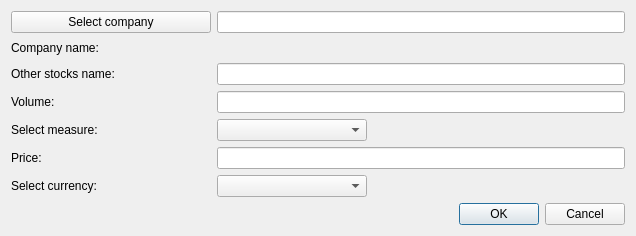
<?xml version="1.0" encoding="UTF-8"?>
<ui version="4.0">
 <class>CreateOtherStocks</class>
 <widget class="QDialog" name="CreateOtherStocks">
  <property name="geometry">
   <rect>
    <x>0</x>
    <y>0</y>
    <width>636</width>
    <height>232</height>
   </rect>
  </property>
  <property name="sizePolicy">
   <sizepolicy hsizetype="Fixed" vsizetype="Fixed">
    <horstretch>0</horstretch>
    <verstretch>0</verstretch>
   </sizepolicy>
  </property>
  <property name="windowTitle">
   <string>Create/Update other stocks</string>
  </property>
  <property name="locale">
   <locale language="English" country="UnitedStates"/>
  </property>
  <property name="modal">
   <bool>false</bool>
  </property>
  <layout class="QGridLayout" name="gridLayout">
   <property name="leftMargin">
    <number>11</number>
   </property>
   <property name="topMargin">
    <number>11</number>
   </property>
   <property name="rightMargin">
    <number>11</number>
   </property>
   <property name="bottomMargin">
    <number>11</number>
   </property>
   <item row="6" column="1">
    <widget class="QComboBox" name="currencyCmb">
     <property name="maximumSize">
      <size>
       <width>150</width>
       <height>16777215</height>
      </size>
     </property>
    </widget>
   </item>
   <item row="5" column="0">
    <widget class="QLabel" name="priceLb">
     <property name="text">
      <string>Price:</string>
     </property>
    </widget>
   </item>
   <item row="3" column="1">
    <widget class="QLineEdit" name="volumeEdit">
     <property name="toolTip">
      <string>&lt;html&gt;&lt;head/&gt;&lt;body&gt;&lt;p&gt;For example: 1 (depending on measure, in that case = 1 liter)&lt;/p&gt;&lt;/body&gt;&lt;/html&gt;</string>
     </property>
    </widget>
   </item>
   <item row="6" column="0">
    <widget class="QLabel" name="currencyLb">
     <property name="text">
      <string>Select currency:</string>
     </property>
    </widget>
   </item>
   <item row="7" column="0" colspan="2">
    <layout class="QHBoxLayout" name="horizontalLayout_2">
     <item>
      <spacer name="horizontalSpacer">
       <property name="orientation">
        <enum>Qt::Horizontal</enum>
       </property>
       <property name="sizeHint" stdset="0">
        <size>
         <width>40</width>
         <height>20</height>
        </size>
       </property>
      </spacer>
     </item>
     <item>
      <widget class="QPushButton" name="okBtn">
       <property name="text">
        <string>OK</string>
       </property>
      </widget>
     </item>
     <item>
      <widget class="QPushButton" name="cancelBtn">
       <property name="text">
        <string>Cancel</string>
       </property>
      </widget>
     </item>
    </layout>
   </item>
   <item row="4" column="1">
    <widget class="QComboBox" name="measureCmb">
     <property name="maximumSize">
      <size>
       <width>150</width>
       <height>16777215</height>
      </size>
     </property>
    </widget>
   </item>
   <item row="0" column="0">
    <widget class="QPushButton" name="companyBtn">
     <property name="minimumSize">
      <size>
       <width>200</width>
       <height>0</height>
      </size>
     </property>
     <property name="text">
      <string>Select company</string>
     </property>
    </widget>
   </item>
   <item row="0" column="1">
    <widget class="QLineEdit" name="companyEdit">
     <property name="readOnly">
      <bool>true</bool>
     </property>
    </widget>
   </item>
   <item row="3" column="0">
    <widget class="QLabel" name="volumeLb">
     <property name="text">
      <string>Volume:</string>
     </property>
    </widget>
   </item>
   <item row="2" column="1">
    <widget class="QLineEdit" name="nameEdit">
     <property name="toolTip">
      <string>&lt;html&gt;&lt;head/&gt;&lt;body&gt;&lt;p&gt;For example: Milk&lt;/p&gt;&lt;/body&gt;&lt;/html&gt;</string>
     </property>
    </widget>
   </item>
   <item row="1" column="0">
    <widget class="QLabel" name="companyNameLb">
     <property name="text">
      <string>Company name:</string>
     </property>
    </widget>
   </item>
   <item row="4" column="0">
    <widget class="QLabel" name="measureLb">
     <property name="text">
      <string>Select measure:</string>
     </property>
    </widget>
   </item>
   <item row="1" column="1">
    <widget class="QLabel" name="companyNamePh">
     <property name="font">
      <font>
       <family>Times New Roman</family>
       <pointsize>12</pointsize>
       <weight>75</weight>
       <italic>true</italic>
       <bold>true</bold>
      </font>
     </property>
     <property name="text">
      <string/>
     </property>
    </widget>
   </item>
   <item row="2" column="0">
    <widget class="QLabel" name="nameLb">
     <property name="text">
      <string>Other stocks name:</string>
     </property>
    </widget>
   </item>
   <item row="5" column="1">
    <widget class="QLineEdit" name="priceEdit">
     <property name="toolTip">
      <string>&lt;html&gt;&lt;head/&gt;&lt;body&gt;&lt;p&gt;For example: 3.5 (depending on currency, in that case 3.5 USD)&lt;/p&gt;&lt;/body&gt;&lt;/html&gt;</string>
     </property>
    </widget>
   </item>
  </layout>
 </widget>
 <tabstops>
  <tabstop>companyBtn</tabstop>
  <tabstop>companyEdit</tabstop>
  <tabstop>nameEdit</tabstop>
  <tabstop>volumeEdit</tabstop>
  <tabstop>priceEdit</tabstop>
  <tabstop>okBtn</tabstop>
  <tabstop>cancelBtn</tabstop>
 </tabstops>
 <resources/>
 <connections/>
</ui>
